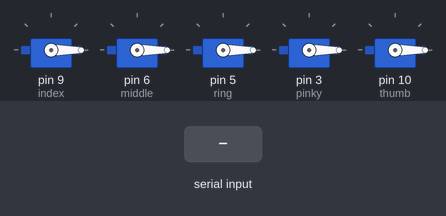
This sketch was run on a simulated Arduino Uno, built with avr-gcc and run on an emulated ATmega328P. On the bench: 5 × servo. The test bench sets the inputs (shaded band). What the sketch prints to the serial monitor is not drawn.

Above: at 1.2 s.
1.3 s: "0" received over Serial
At 2.5 s:
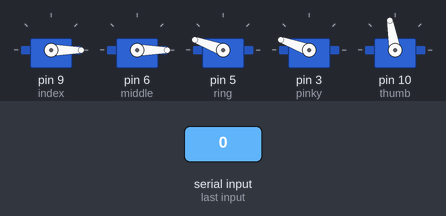
2.8 s: "2" received over Serial
At 3.6 s:
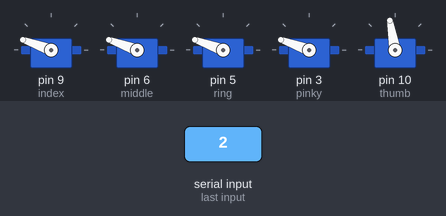
4.3 s: "d" received over Serial
At 4.8 s:
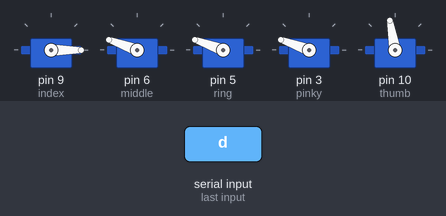
5.8 s: "1" received over Serial
At 8.2 s:
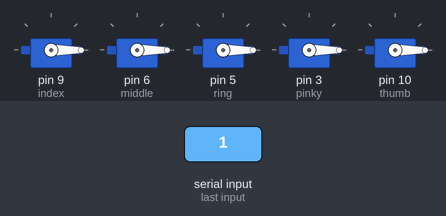
Timing chart, 0 to 9.7 s (numbered marks = the images above; inputs shaded):
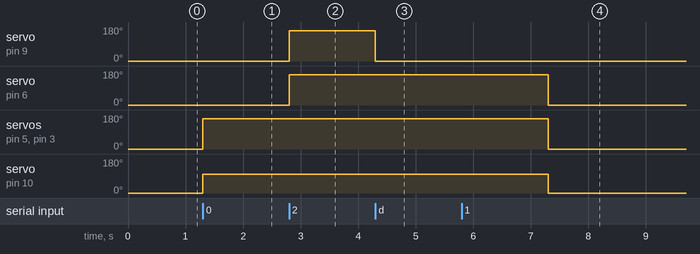

The sketch:

AlwaysWinRockPaperScissors.ino
```cpp
/* Purpose: Allow the robotic hand to play rock, paper, scissors
 *  This version has the user hand always win
 * Paired with Processing Program RockPaperScissorGeneral
 * Created by: Jonathan Hernandez and Ayat Amin
 * Date: 03/17/2016
 */

#include <Servo.h>
#include <stdio.h>

Servo thumb;
Servo index;
Servo middle;
Servo ring;
Servo pinky;

char val = 'a';
int maxThumbPos = 100;
int maxFingerPos = 160;
bool flexed[5] = { false, false, false, false, false };


void setup() {
  // put your setup code here, to run once:
  index.attach( 9, 650, 2350 ); // 650, 2350
  middle.attach( 6, 650, 2350 );
  ring.attach( 5, 650, 2350);
  pinky.attach( 3, 500, 3350);
  thumb.attach( 10, 650, 2350 );
  Serial.begin( 9600 );
  index.write( 0 );
  middle.write( 0 );
  ring.write( 0 );
  pinky.write( 0 );
  thumb.write( 0 );
}

void loop() {
  // put your main code here, to run repeatedly:
  if ( Serial.available() > 0 ) {
     val = Serial.read();
  }
  if ( val == 'd' ) {
    reset();
    delay(3000);
    Serial.print('e');
  }
  if ( val >= '0' && val <= '2' ) {
    Serial.print( Cheat( val ) );
  }
  val = 'a';
}

int Cheat( char player ) {
  int hand = 0;
  if ( player == '0' ) {
    flexed[0] = flexed[3] = flexed[4] = true;
    flexed[1] = flexed[2] = false;
    hand = 1;
  } else if ( player == '2' ) {
    flexed[0] = flexed[1] = flexed[2] = flexed[3] = flexed[4] = true;
    hand = 0;
  } else {
    flexed[0] = flexed[1] = flexed[2] = flexed[3] = flexed[4] = false;
    hand = 2;
  }
  rotateThumb();
  rotateServo( 1, index );
  rotateServo( 2, middle );
  rotateServo( 3, ring );
  rotateServo( 4, pinky );
  return hand;
}

void reset () {
  flexed[0] = flexed[4] = flexed[2] = flexed[3] = true;
  flexed[1] = false;
  rotateThumb();
  rotateServo( 1, index );
  rotateServo( 2, middle );
  rotateServo( 3, ring );
  rotateServo( 4, pinky );
}

void rotateServo( int i, Servo & servo ) {
  if ( flexed[ i ] ) {
    servo.write( maxFingerPos );
  } else {
    servo.write( 0 );
  }
}

void rotateThumb() {
  if ( flexed[ 0 ] ) {
    thumb.write( maxThumbPos );
  } else {
    thumb.write( 0 );
  }
}
```

Measured:
- after the input at 1.3 s, servo on pin 5 (ring), servo on pin 3 (pinky): 0° → 160° at once; servo on pin 10 (thumb): 0° → 100° at once
- after the input at 2.8 s, servo on pin 9 (index), servo on pin 6 (middle): 0° → 160° at once
- after the input at 4.3 s, servo on pin 9 (index): 160° → 0° at once
- after the input at 5.8 s, servo on pin 6 (middle), servo on pin 5 (ring), servo on pin 3 (pinky): 160° → 0° after 1.5 s; servo on pin 10 (thumb): 100° → 0° after 1.5 s
